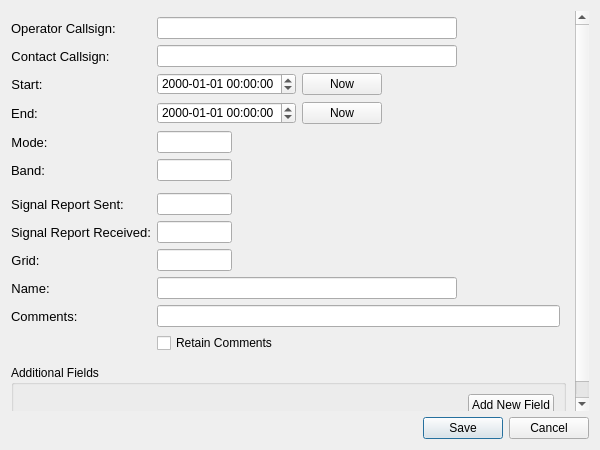
<?xml version="1.0" encoding="UTF-8"?>
<ui version="4.0">
 <class>LogQSO</class>
 <widget class="QDialog" name="LogQSO">
  <property name="geometry">
   <rect>
    <x>0</x>
    <y>0</y>
    <width>600</width>
    <height>450</height>
   </rect>
  </property>
  <property name="sizePolicy">
   <sizepolicy hsizetype="Preferred" vsizetype="Preferred">
    <horstretch>0</horstretch>
    <verstretch>0</verstretch>
   </sizepolicy>
  </property>
  <property name="minimumSize">
   <size>
    <width>300</width>
    <height>0</height>
   </size>
  </property>
  <layout class="QVBoxLayout" name="verticalLayout_11">
   <item>
    <widget class="QScrollArea" name="scrollArea">
     <property name="frameShape">
      <enum>QFrame::NoFrame</enum>
     </property>
     <property name="frameShadow">
      <enum>QFrame::Plain</enum>
     </property>
     <property name="lineWidth">
      <number>0</number>
     </property>
     <property name="widgetResizable">
      <bool>true</bool>
     </property>
     <widget class="QWidget" name="scrollAreaWidgetContents">
      <property name="geometry">
       <rect>
        <x>0</x>
        <y>0</y>
        <width>568</width>
        <height>473</height>
       </rect>
      </property>
      <layout class="QVBoxLayout" name="verticalLayout">
       <property name="leftMargin">
        <number>0</number>
       </property>
       <property name="topMargin">
        <number>0</number>
       </property>
       <property name="rightMargin">
        <number>9</number>
       </property>
       <property name="bottomMargin">
        <number>0</number>
       </property>
       <item>
        <layout class="QFormLayout" name="formLayout">
         <property name="fieldGrowthPolicy">
          <enum>QFormLayout::AllNonFixedFieldsGrow</enum>
         </property>
         <property name="topMargin">
          <number>6</number>
         </property>
         <property name="rightMargin">
          <number>6</number>
         </property>
         <property name="bottomMargin">
          <number>6</number>
         </property>
         <item row="0" column="0">
          <widget class="QLabel" name="operatorLabel">
           <property name="font">
            <font>
             <pointsize>10</pointsize>
            </font>
           </property>
           <property name="text">
            <string>Operator Callsign:</string>
           </property>
          </widget>
         </item>
         <item row="0" column="1">
          <widget class="QLineEdit" name="loggedOperator">
           <property name="maximumSize">
            <size>
             <width>300</width>
             <height>16777215</height>
            </size>
           </property>
          </widget>
         </item>
         <item row="1" column="0">
          <widget class="QLabel" name="lab1">
           <property name="font">
            <font>
             <pointsize>10</pointsize>
            </font>
           </property>
           <property name="text">
            <string>Contact Callsign:</string>
           </property>
           <property name="alignment">
            <set>Qt::AlignCenter</set>
           </property>
          </widget>
         </item>
         <item row="1" column="1">
          <widget class="QLineEdit" name="call">
           <property name="sizePolicy">
            <sizepolicy hsizetype="Expanding" vsizetype="Fixed">
             <horstretch>0</horstretch>
             <verstretch>0</verstretch>
            </sizepolicy>
           </property>
           <property name="maximumSize">
            <size>
             <width>300</width>
             <height>16777215</height>
            </size>
           </property>
          </widget>
         </item>
         <item row="2" column="0">
          <widget class="QLabel" name="lab2">
           <property name="font">
            <font>
             <pointsize>10</pointsize>
            </font>
           </property>
           <property name="text">
            <string>Start:</string>
           </property>
           <property name="alignment">
            <set>Qt::AlignCenter</set>
           </property>
          </widget>
         </item>
         <item row="2" column="1">
          <layout class="QGridLayout" name="gridLayout">
           <property name="topMargin">
            <number>0</number>
           </property>
           <property name="rightMargin">
            <number>0</number>
           </property>
           <item row="0" column="1">
            <widget class="QPushButton" name="start_now_button">
             <property name="text">
              <string>Now</string>
             </property>
            </widget>
           </item>
           <item row="0" column="0">
            <widget class="QDateTimeEdit" name="start_date_time">
             <property name="sizePolicy">
              <sizepolicy hsizetype="Maximum" vsizetype="Fixed">
               <horstretch>0</horstretch>
               <verstretch>0</verstretch>
              </sizepolicy>
             </property>
             <property name="displayFormat">
              <string>yyyy-MM-dd HH:mm:ss</string>
             </property>
            </widget>
           </item>
           <item row="0" column="2">
            <spacer name="horizontalSpacer">
             <property name="orientation">
              <enum>Qt::Horizontal</enum>
             </property>
             <property name="sizeHint" stdset="0">
              <size>
               <width>40</width>
               <height>20</height>
              </size>
             </property>
            </spacer>
           </item>
          </layout>
         </item>
         <item row="3" column="0">
          <widget class="QLabel" name="lab2_3">
           <property name="font">
            <font>
             <pointsize>10</pointsize>
            </font>
           </property>
           <property name="text">
            <string>End:</string>
           </property>
           <property name="alignment">
            <set>Qt::AlignCenter</set>
           </property>
          </widget>
         </item>
         <item row="3" column="1">
          <layout class="QGridLayout" name="gridLayout_2">
           <property name="topMargin">
            <number>0</number>
           </property>
           <item row="0" column="1">
            <widget class="QPushButton" name="end_now_button">
             <property name="text">
              <string>Now</string>
             </property>
            </widget>
           </item>
           <item row="0" column="0">
            <widget class="QDateTimeEdit" name="end_date_time">
             <property name="sizePolicy">
              <sizepolicy hsizetype="Maximum" vsizetype="Fixed">
               <horstretch>0</horstretch>
               <verstretch>0</verstretch>
              </sizepolicy>
             </property>
             <property name="displayFormat">
              <string>yyyy-MM-dd HH:mm:ss</string>
             </property>
            </widget>
           </item>
           <item row="0" column="2">
            <spacer name="horizontalSpacer_2">
             <property name="orientation">
              <enum>Qt::Horizontal</enum>
             </property>
             <property name="sizeHint" stdset="0">
              <size>
               <width>40</width>
               <height>20</height>
              </size>
             </property>
            </spacer>
           </item>
          </layout>
         </item>
         <item row="4" column="0">
          <widget class="QLabel" name="lab4">
           <property name="font">
            <font>
             <pointsize>10</pointsize>
            </font>
           </property>
           <property name="text">
            <string>Mode:</string>
           </property>
           <property name="alignment">
            <set>Qt::AlignCenter</set>
           </property>
          </widget>
         </item>
         <item row="4" column="1">
          <widget class="QLineEdit" name="mode">
           <property name="maximumSize">
            <size>
             <width>75</width>
             <height>16777215</height>
            </size>
           </property>
           <property name="alignment">
            <set>Qt::AlignCenter</set>
           </property>
           <property name="readOnly">
            <bool>true</bool>
           </property>
          </widget>
         </item>
         <item row="5" column="0">
          <widget class="QLabel" name="lab5">
           <property name="font">
            <font>
             <pointsize>10</pointsize>
            </font>
           </property>
           <property name="text">
            <string>Band:</string>
           </property>
           <property name="alignment">
            <set>Qt::AlignCenter</set>
           </property>
          </widget>
         </item>
         <item row="5" column="1">
          <widget class="QLineEdit" name="band">
           <property name="maximumSize">
            <size>
             <width>75</width>
             <height>16777215</height>
            </size>
           </property>
           <property name="alignment">
            <set>Qt::AlignCenter</set>
           </property>
          </widget>
         </item>
         <item row="6" column="0">
          <layout class="QGridLayout" name="gridLayout_4">
           <property name="leftMargin">
            <number>0</number>
           </property>
           <property name="topMargin">
            <number>0</number>
           </property>
          </layout>
         </item>
         <item row="8" column="0">
          <widget class="QLabel" name="lab7">
           <property name="font">
            <font>
             <pointsize>10</pointsize>
            </font>
           </property>
           <property name="text">
            <string>Signal Report Received:</string>
           </property>
           <property name="alignment">
            <set>Qt::AlignCenter</set>
           </property>
          </widget>
         </item>
         <item row="8" column="1">
          <widget class="QLineEdit" name="rcvd">
           <property name="maximumSize">
            <size>
             <width>75</width>
             <height>16777215</height>
            </size>
           </property>
           <property name="alignment">
            <set>Qt::AlignCenter</set>
           </property>
          </widget>
         </item>
         <item row="9" column="0">
          <widget class="QLabel" name="lab8">
           <property name="font">
            <font>
             <pointsize>10</pointsize>
            </font>
           </property>
           <property name="text">
            <string>Grid:</string>
           </property>
           <property name="alignment">
            <set>Qt::AlignCenter</set>
           </property>
          </widget>
         </item>
         <item row="9" column="1">
          <widget class="QLineEdit" name="grid">
           <property name="maximumSize">
            <size>
             <width>75</width>
             <height>16777215</height>
            </size>
           </property>
           <property name="alignment">
            <set>Qt::AlignCenter</set>
           </property>
          </widget>
         </item>
         <item row="10" column="0">
          <widget class="QLabel" name="lab9">
           <property name="enabled">
            <bool>true</bool>
           </property>
           <property name="font">
            <font>
             <pointsize>10</pointsize>
            </font>
           </property>
           <property name="text">
            <string>Name:</string>
           </property>
           <property name="alignment">
            <set>Qt::AlignCenter</set>
           </property>
          </widget>
         </item>
         <item row="10" column="1">
          <widget class="QLineEdit" name="name">
           <property name="enabled">
            <bool>true</bool>
           </property>
           <property name="maximumSize">
            <size>
             <width>300</width>
             <height>16777215</height>
            </size>
           </property>
          </widget>
         </item>
         <item row="11" column="0">
          <widget class="QLabel" name="lab10">
           <property name="enabled">
            <bool>true</bool>
           </property>
           <property name="font">
            <font>
             <pointsize>10</pointsize>
            </font>
           </property>
           <property name="text">
            <string>Comments:</string>
           </property>
          </widget>
         </item>
         <item row="11" column="1">
          <widget class="QLineEdit" name="comments">
           <property name="enabled">
            <bool>true</bool>
           </property>
          </widget>
         </item>
         <item row="12" column="1">
          <widget class="QCheckBox" name="cbComments">
           <property name="text">
            <string>Retain Comments</string>
           </property>
          </widget>
         </item>
         <item row="7" column="0">
          <widget class="QLabel" name="lab6">
           <property name="font">
            <font>
             <pointsize>10</pointsize>
            </font>
           </property>
           <property name="text">
            <string>Signal Report Sent:</string>
           </property>
           <property name="alignment">
            <set>Qt::AlignCenter</set>
           </property>
          </widget>
         </item>
         <item row="7" column="1">
          <widget class="QLineEdit" name="sent">
           <property name="maximumSize">
            <size>
             <width>75</width>
             <height>16777215</height>
            </size>
           </property>
           <property name="alignment">
            <set>Qt::AlignCenter</set>
           </property>
          </widget>
         </item>
        </layout>
       </item>
       <item>
        <spacer name="verticalSpacer">
         <property name="orientation">
          <enum>Qt::Vertical</enum>
         </property>
         <property name="sizeHint" stdset="0">
          <size>
           <width>20</width>
           <height>40</height>
          </size>
         </property>
        </spacer>
       </item>
       <item>
        <widget class="QGroupBox" name="additionalFields">
         <property name="title">
          <string>Additional Fields</string>
         </property>
         <layout class="QFormLayout" name="formLayout_2">
          <item row="0" column="1">
           <layout class="QHBoxLayout" name="field_button_layout">
            <property name="topMargin">
             <number>0</number>
            </property>
            <item>
             <spacer name="horizontalSpacer_5">
              <property name="orientation">
               <enum>Qt::Horizontal</enum>
              </property>
              <property name="sizeHint" stdset="0">
               <size>
                <width>40</width>
                <height>20</height>
               </size>
              </property>
             </spacer>
            </item>
            <item>
             <widget class="QPushButton" name="add_new_field_button">
              <property name="text">
               <string>Add New Field</string>
              </property>
             </widget>
            </item>
           </layout>
          </item>
         </layout>
        </widget>
       </item>
      </layout>
     </widget>
    </widget>
   </item>
   <item>
    <widget class="QDialogButtonBox" name="buttonBox">
     <property name="orientation">
      <enum>Qt::Horizontal</enum>
     </property>
     <property name="standardButtons">
      <set>QDialogButtonBox::Cancel|QDialogButtonBox::Save</set>
     </property>
    </widget>
   </item>
  </layout>
 </widget>
 <tabstops>
  <tabstop>call</tabstop>
  <tabstop>start_date_time</tabstop>
  <tabstop>start_now_button</tabstop>
  <tabstop>end_date_time</tabstop>
  <tabstop>end_now_button</tabstop>
  <tabstop>mode</tabstop>
  <tabstop>band</tabstop>
  <tabstop>sent</tabstop>
  <tabstop>rcvd</tabstop>
  <tabstop>grid</tabstop>
  <tabstop>name</tabstop>
  <tabstop>comments</tabstop>
  <tabstop>cbComments</tabstop>
  <tabstop>add_new_field_button</tabstop>
  <tabstop>scrollArea</tabstop>
  <tabstop>loggedOperator</tabstop>
 </tabstops>
 <resources/>
 <connections>
  <connection>
   <sender>buttonBox</sender>
   <signal>accepted()</signal>
   <receiver>LogQSO</receiver>
   <slot>accept()</slot>
   <hints>
    <hint type="sourcelabel">
     <x>248</x>
     <y>254</y>
    </hint>
    <hint type="destinationlabel">
     <x>157</x>
     <y>274</y>
    </hint>
   </hints>
  </connection>
  <connection>
   <sender>buttonBox</sender>
   <signal>rejected()</signal>
   <receiver>LogQSO</receiver>
   <slot>reject()</slot>
   <hints>
    <hint type="sourcelabel">
     <x>316</x>
     <y>260</y>
    </hint>
    <hint type="destinationlabel">
     <x>286</x>
     <y>274</y>
    </hint>
   </hints>
  </connection>
 </connections>
</ui>
